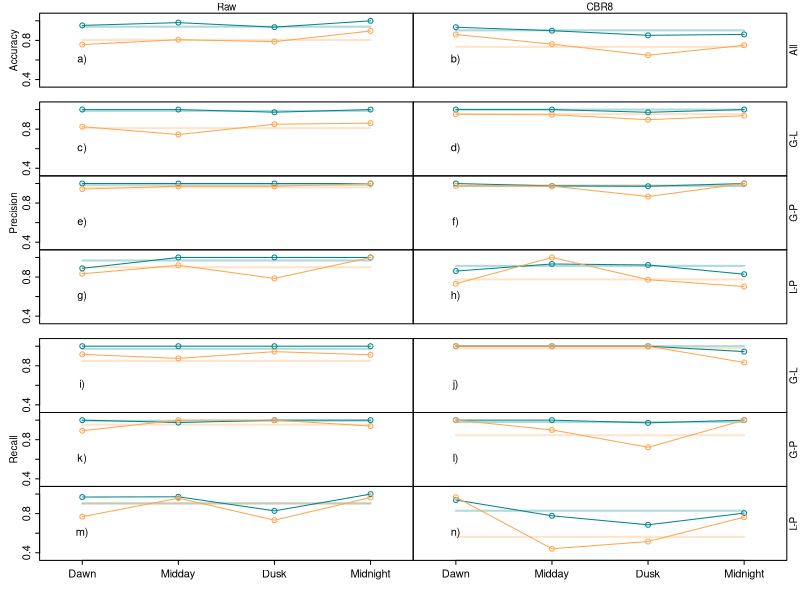
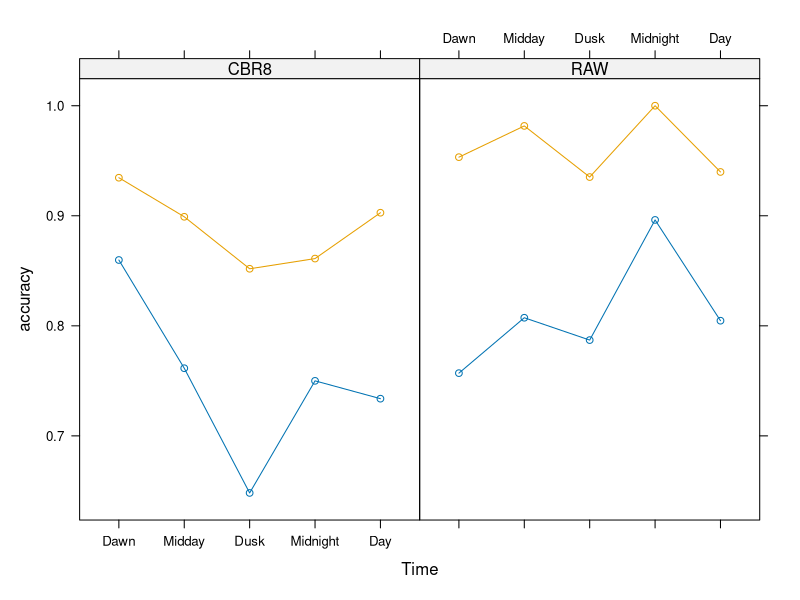
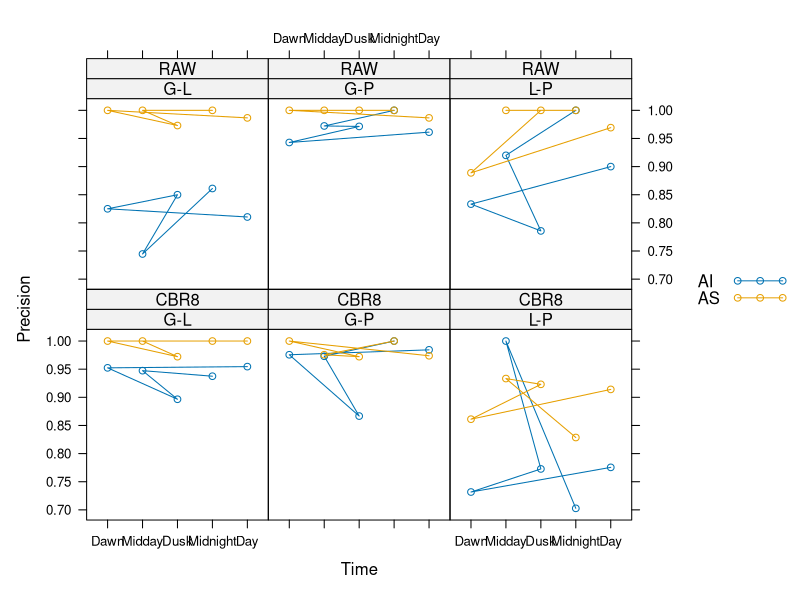
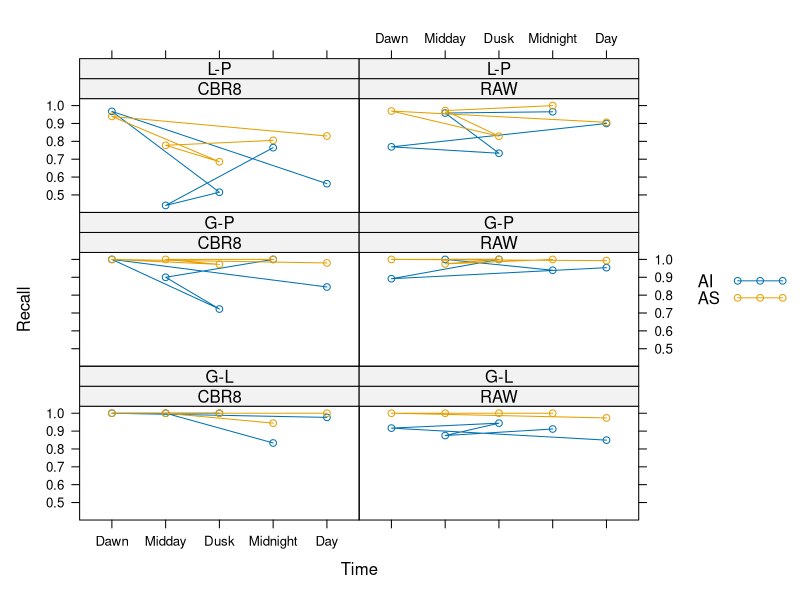

Source code (R) for these figures, in order:
library(lattice)
library(dplyr)
setwd("C:/Users/becky/Desktop/Research/(in Depth - needs to merge)/Compression Master (In Depth Analysis)/Final_Analysis/David's")

#David's
cm.o <- read.csv("Confusion_matrix_data.csv", fileEncoding = "UTF-8-BOM" )

#Mine 
whole.df <- read.csv("Complete_Confusion_Matrix_data.csv", fileEncoding = "UTF-8-BOM" )
cm <- whole.df[whole.df$frame.size == "20min",]
cm <- subset(cm, (Comp %in% c("CBR8","RAW")) & (chunks %in% c("4", "None")))

cm$Time <- ordered(cm$Time, levels=c('Dawn','Midday','Dusk','Midnight','Day'))

# Accuracy
accuracy <- aggregate(N ~ Time + Ind + Comp, data=cm, FUN=sum, subset=Obs==Pred)
matrix_ns <- aggregate(N ~ Time + Ind + Comp, data=cm, FUN=sum)
accuracy$accuracy <- accuracy$N / matrix_ns$N

# Precision and Recall by habitat class

# - create an empty data frame with the correct structure to append to
precision <- subset(cm, select=c(Ind, Comp, Time, N), subset=FALSE)
precision$Precision <- numeric(0)
precision$Recall <- numeric(0)
precision$Case <- character(0)

# Loop over combinations
combn <- list(c('Grassland', 'Logged', 'G-L'), 
			  c('Grassland', 'Primary', 'G-P'),
			  c('Logged', 'Primary', 'L-P'))

for (this_comb in combn){
	
	true_class <- this_comb[1]
	false_class <- this_comb[2]
	
	this_precision <- subset(cm, Obs == true_class & Pred == true_class, 
							 select=c(Ind, Comp, Time, N))
	false_pos <- subset(cm, Obs== false_class & Pred == true_class)
	false_neg <- subset(cm, Obs== true_class & Pred == false_class)

	this_precision$Precision <- this_precision$N / (this_precision$N + false_pos$N)
	this_precision$Recall <- this_precision$N / (this_precision$N + false_neg$N)
	this_precision$Case <- this_comb[3]	

	precision <- rbind(precision, this_precision)

}

# Quick and easy data visualisation 

pdf('Time_breakdown_plots.pdf')

	xyplot(accuracy ~ Time | Comp, data=accuracy, groups = Ind, type='o')
	
	
	xyplot(Precision ~ Time | Case + Comp , data=precision, groups = Ind, 
		  type='o', auto.key=TRUE)
		  
	xyplot(Recall ~ Time | Comp + Case, data=precision, groups = Ind, 
		  type='o', auto.key=TRUE)

dev.off()


# Condensed figure for publication

# Panel constants - (ylim, xlim, y axis tick values)
yl <- c(0.35,1.05)
xl <- c(0.7,4.3)
precision$Case <- factor(precision$Case)
yat <- c(0.4,0.6,0.8,1)

# Colours and alpha function
palette(c('turquoise4', 'tan1'))
add.alpha <- function(cols, alpha) rgb(t(col2rgb(cols)/255), alpha = alpha)

# All plots use the same structure so create a plot function to 
# make it easy to generate each panel.

plot_fun <- function(var, d, label='a'){
	
  order <- c("Dawn", "Midday", "Dusk", "Midnight", "Day")
  d <- d %>%
    mutate(Time =  factor(Time, levels = order)) %>%
    arrange(Time) 
  
  
	# Get the plot formula for this variable
	fm <- as.formula(paste0(var, '~ as.numeric(Time)'))

	# create a correctly sized empty plot first, to make it easy to add the 
	# all-day means first and then overlay the 6 hour (type='n')
	plot(fm, data=d, subset= Ind == 'AS' & Time !='Day', 
		 ylim=yl, xlim=xl, xaxt='n', yaxt='n', type='n')

	# Add horizontal lines for the all daily recordings values
	dd <- subset(d, Ind == 'AS' & Time == 'Day', select=var)[,1]
	segments(1,dd,4,dd, col=add.alpha(palette()[1], 0.3), lwd=2)
	dd <- subset(d, Ind == 'AI' & Time == 'Day', select=var)[,1]
	segments(1,dd,4,dd, col=add.alpha(palette()[2], 0.3), lwd=2)

	# Add points and lines (type='o) for Audioset and AI for 6 hours
	points(fm, data=d, subset= Ind == 'AS' & Time !='Day', col=1, type='o')
	points(fm, data=d, subset= Ind == 'AI' & Time !='Day', col=2, type='o')
	
	text(1, 0.6, paste0(label, ')'))
}


# Using the layout mechanism, which makes it easy to generate spaces between 
# blocks of graphs for accuracy precision and recall - the matrix defines
# a 2x9 matrix, but the heights make two of the rows really narrow, so we
# can skip over using these for plots and just leave a gap.

par(mar=c(0,0,0,0), oma=c(3,3,1,1), las=0, tcl=-0.3, mgp=c(1.5,0.5,0))
layout(matrix(1:18, ncol=2, byrow=TRUE), heights=c(5,1,5,5,5,1,5,5,5))

# Accuracy
plot_fun('accuracy', subset(accuracy, Comp == 'RAW'), label='a')
mtext('Raw', side=3, cex=0.6)
mtext('Accuracy', side=2, cex=0.6, line=1.5)
axis(2, at=yat)
plot_fun('accuracy', subset(accuracy, Comp == 'CBR8'), label='b')
mtext('All', side=4, cex=0.6, las=3)
mtext('CBR8', side=3, cex=0.6)

# Skip the two narrow plots
plot.new(); plot.new()

# Loop over precision by habitat pair
labels <- list(c('c','d'), c('e','f'), c('g','h'))
names(labels) <- levels(precision$Case)

for (cs in levels(precision$Case)){
	
	these_labels <- labels[[cs]]
	
	plot_fun('Precision', subset(precision, Comp == 'RAW' & Case == cs), 
			 label=these_labels[1])
	axis(2, at=yat)
	
	if(cs == 'G-P') mtext('Precision', side=2, cex=0.6, line=1.5)
		
	plot_fun('Precision', subset(precision, Comp == 'CBR8' & Case == cs), 
			 label=these_labels[2])
	mtext(cs, side=4, cex=0.6, las=3)
}

# Skip the two narrow plots
plot.new(); plot.new()

# Loop over recall by habitat pair
labels <- list(c('i','j'), c('k','l'), c('m','n'))
names(labels) <- levels(precision$Case)

for (cs in levels(precision$Case)){
	
	these_labels <- labels[[cs]]
	
	plot_fun('Recall', subset(precision, Comp == 'RAW' & Case == cs), 
			 label=these_labels[1])
	axis(2, at=yat)
		
	if(cs == 'L-P') axis(1, at=1:4, labels=levels(accuracy$Time)[1:4])
	if(cs == 'G-P') mtext('Recall', side=2, cex=0.6, line=1.5)
	
	plot_fun('Recall', subset(precision, Comp == 'CBR8' & Case == cs), 
			 label=these_labels[2])
	mtext(cs, side=4, cex=0.6, las=3)

	if(cs == 'L-P') axis(1, at=1:4, labels=levels(accuracy$Time)[1:4])
}


